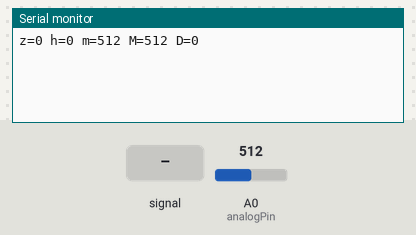
This sketch was run on a simulated Arduino Uno, built with avr-gcc and run on an emulated ATmega328P. Parts: the last lines printed to the serial monitor. The test bench sets the inputs (shaded band); at power-on: A0 (analogPin) = 512.

Above: at 1.2 s.
1.3 s: A0 (analogPin) fed a 200 Hz sine of ±81 counts around its level
At 2.6 s:
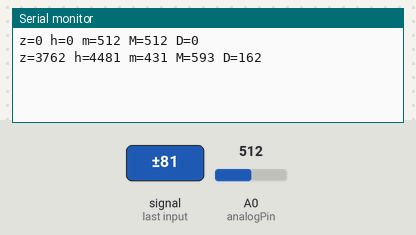
2.8 s: A0 (analogPin) set to 530
At 4.1 s:
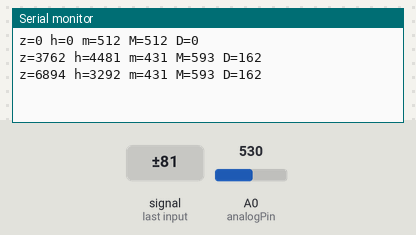
4.3 s: A0 (analogPin) fed a 1000 Hz sine of ±255 counts around its level
At 4.9 s:
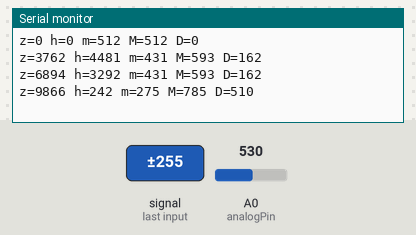
5.8 s: A0 (analogPin) set to 511
At 7.4 s:
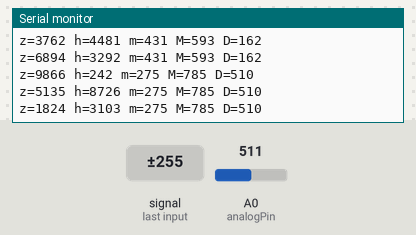
Timing chart, 0 to 8.3 s (numbered marks = the images above; inputs shaded):
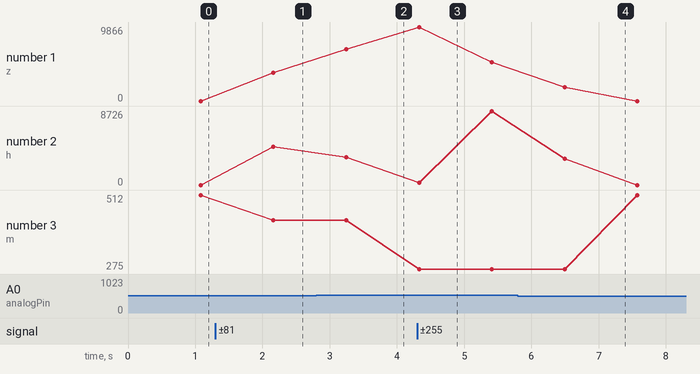

Measured:
- after the input at 1.3 s, the serial monitor: prints a new line after 0.86 s (image 1)
- after the input at 2.8 s, the serial monitor: prints a new line after 0.45 s (image 2)
- after the input at 4.3 s, the serial monitor: prints a new line at once (image 3)
- after the input at 5.8 s, the serial monitor: prints a new line after 0.70 s (image 4)
- plotted number 1: 0 → 3762 after the input at 1.3 s, 3762 → 6894 after the input at 2.8 s, 6894 → 5135 after the input at 4.3 s, 5135 → 0 after the input at 5.8 s
- plotted number 2: 0 → 4481 after the input at 1.3 s, 4481 → 3292 after the input at 2.8 s, 3292 → 8726 after the input at 4.3 s, 8726 → 0 after the input at 5.8 s
- plotted number 3: 512 → 431 after the input at 1.3 s, 431 → 275 after the input at 4.3 s, 275 → 511 after the input at 5.8 s

The sketch:

sketch_apr24a.ino
```cpp
#define sign(x) ( (x>=520) ? +1 : -1 )

const int analogPin = 0;

void setup() {
    Serial.begin(115200);
}

void loop() {
    int mn = 1024; // mn only decreases
    int mx = 0;    // mx only increases
    int prev_val = 0;
    int zc = 0;
    int highAmp = 0;

    // Perform 10000 reads. Update mn and mx for each one.
    for (int i = 0; i < 10000; ++i) {
        int val = analogRead(analogPin);
        if (sign(val) != sign(prev_val)) {
          zc++;
        }
        if (abs(val-500) > 50) {
          highAmp++;
        }
        mn = min(mn, val);
        mx = max(mx, val);
    }

    // Send min, max and delta over Serial
    Serial.print("z=");
    Serial.print(zc);
    Serial.print(" h=");
    Serial.print(highAmp);
    Serial.print(" m=");
    Serial.print(mn);
    Serial.print(" M=");
    Serial.print(mx);
    Serial.print(" D=");
    Serial.print(mx-mn);
    Serial.println();
}
```
